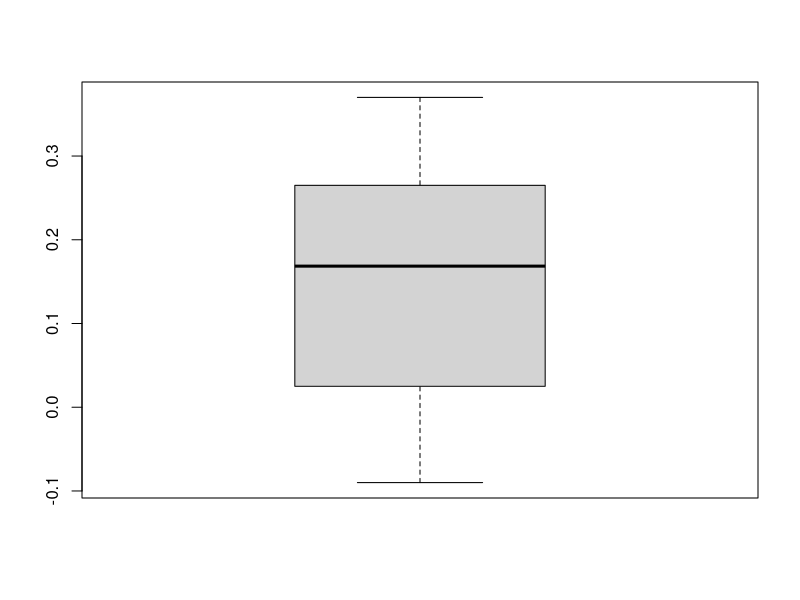
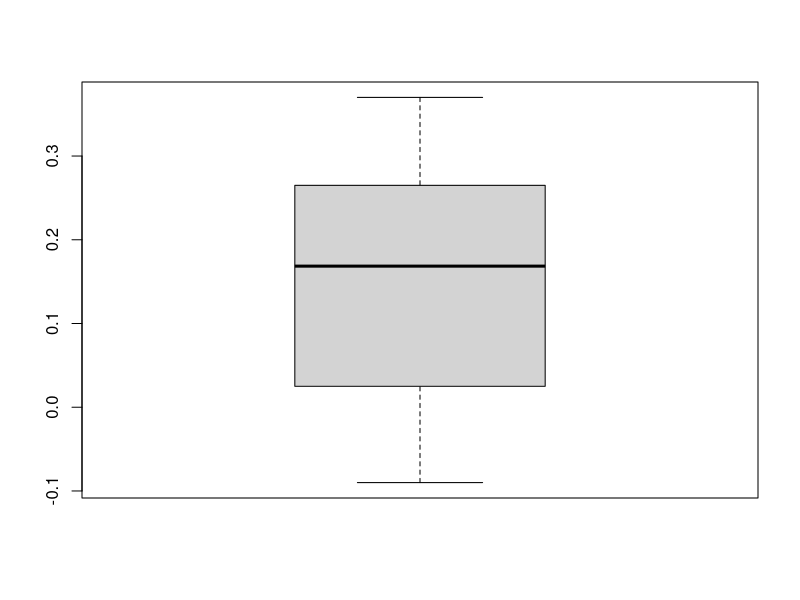
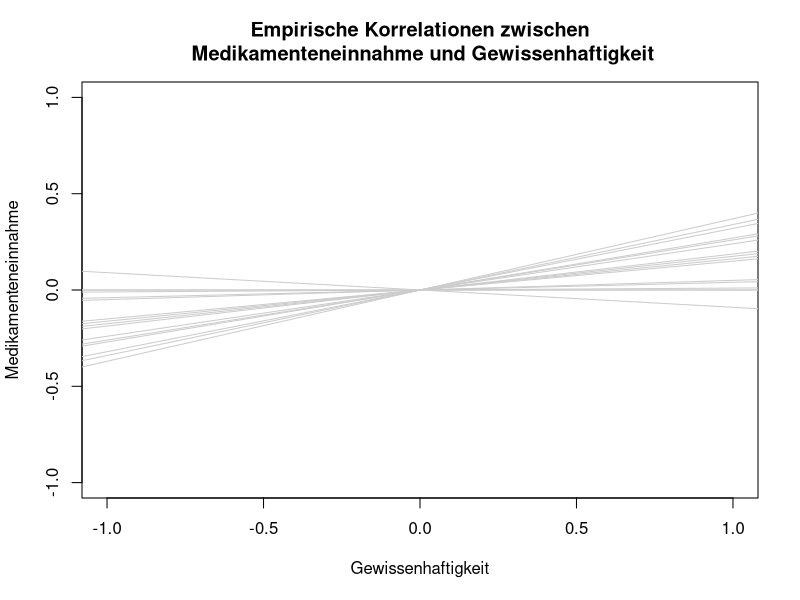
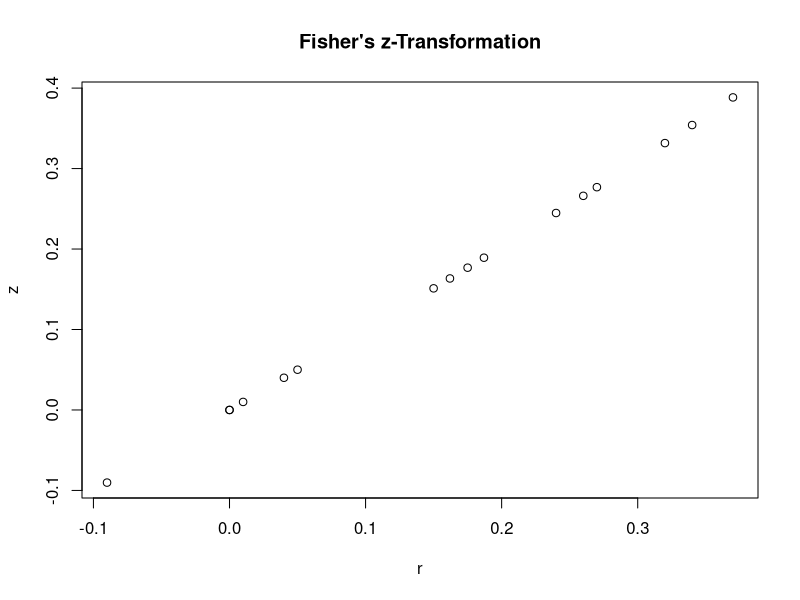
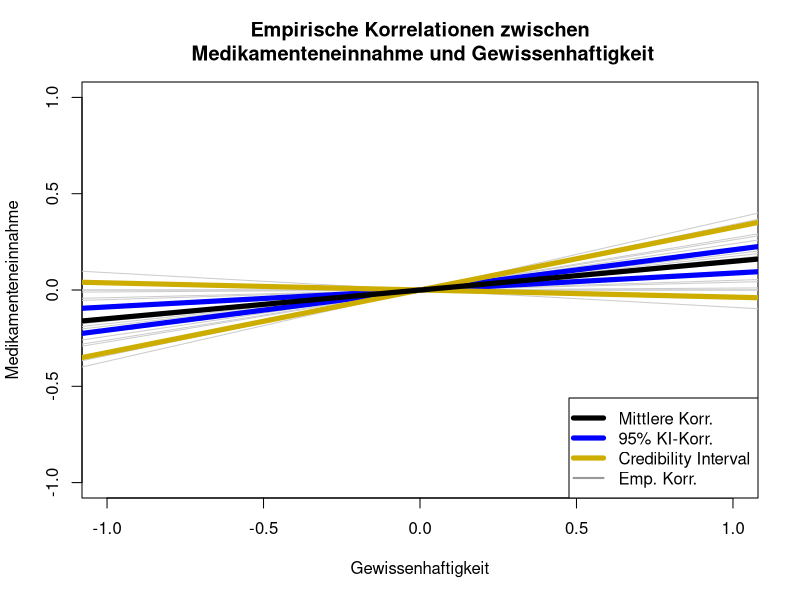
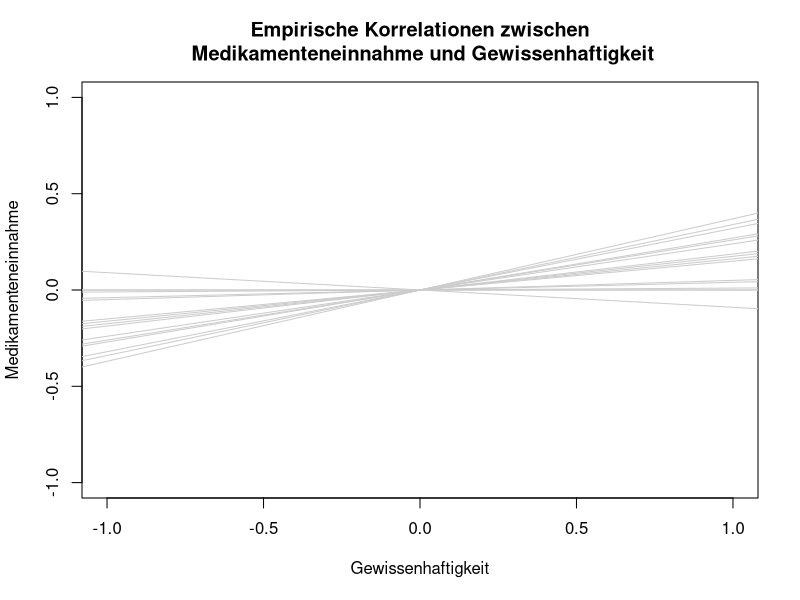
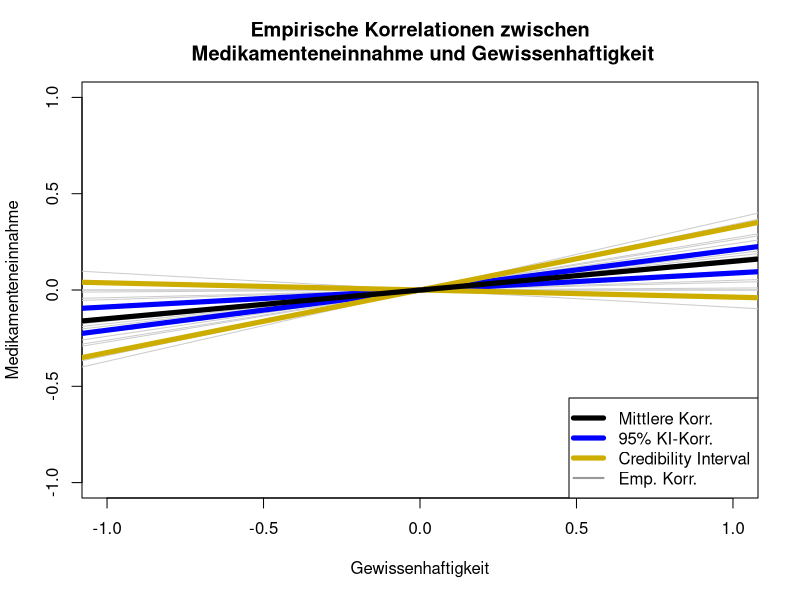
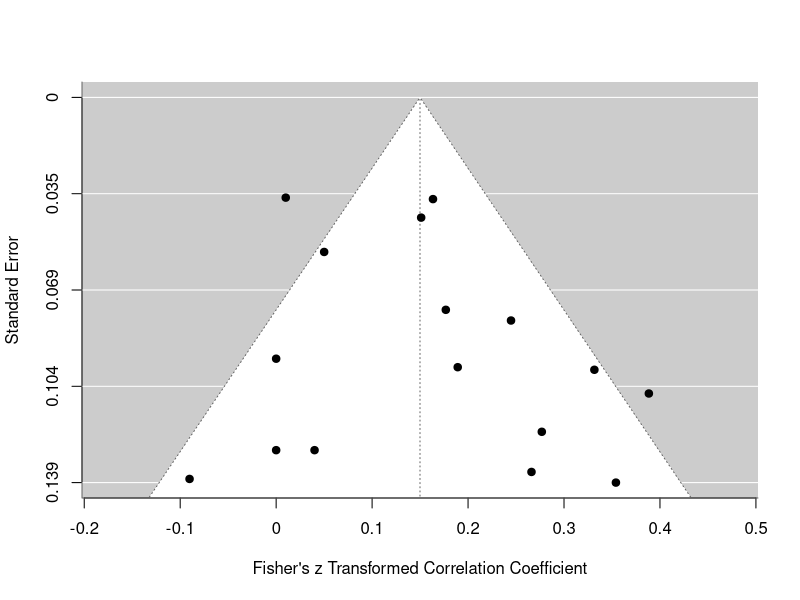

R code for these plots, in order:
## ---- chunk 1
# Aktuell sollen die global options für die Kompilierung auf den default Einstellungen gelassen werden
## ---- chunk 2
library(metafor)
## ---- chunk 3
head(dat.molloy2014)
## ---- chunk 4
knitr::kable(head(dat.molloy2014))
## ---- chunk 5
summary(dat.molloy2014$ri)
## ---- chunk 6
boxplot(dat.molloy2014$ri)
## ---- chunk 7
boxplot_cors <- boxplot(dat.molloy2014$ri)
## ---- chunk 8
quantile(dat.molloy2014$ri, probs = c(0.1, 0.9))
## ---- chunk 9
plot(NA, xlim = c(-1,1), ylim = c(-1,1), xlab = "Gewissenhaftigkeit", ylab = "Medikamenteneinnahme",
     main = "Empirische Korrelationen zwischen\n Medikamenteneinnahme und Gewissenhaftigkeit")
for(i in 1:length(dat.molloy2014$ri))
{
     abline(a = 0, b = dat.molloy2014$ri[i], col = "grey80")
}
## ---- chunk 10
data_transformed <- escalc(measure="ZCOR", ri=ri, ni=ni,
                           data=dat.molloy2014, 
                           var.names = c("z_ri", "v_ri"))
head(data_transformed)
## ---- chunk 11
data_transformed_2 <- escalc(measure="ZCOR", ri=dat.molloy2014$ri,
                             ni=dat.molloy2014$ni, 
                             var.names = c("z_ri", "v_ri"))
head(data_transformed_2)
## ---- chunk 12
data_transformed$v_ri[1:4]
1/(dat.molloy2014$ni - 3)[1:4] 
## ---- chunk 13
plot(x = data_transformed$ri, y = data_transformed$z_ri, 
     xlab = "r", ylab = "z",
     main = "Fisher's z-Transformation")
## ---- chunk 14
REM <- rma(yi = z_ri, vi = v_ri, data=data_transformed)
summary(REM)
## ---- chunk 15
names(REM)
## ---- chunk 16
REM$b
REM$tau2
## ---- chunk 17
predict(REM, transf=transf.ztor)
## ---- chunk 18
pred_REM <- predict(REM, transf=transf.ztor)
names(pred_REM)
pred_REM$pred # retransformierter gepoolter Korrelationskoeffizient
## ---- chunk 19
plot(NA, xlim = c(-1,1), ylim = c(-1,1), xlab = "Gewissenhaftigkeit", ylab = "Medikamenteneinnahme",
     main = "Empirische Korrelationen zwischen\n Medikamenteneinnahme und Gewissenhaftigkeit")
for(i in 1:length(dat.molloy2014$ri))
{
     abline(a = 0, b = dat.molloy2014$ri[i], col = "grey80")
}
abline(a = 0, b = pred_REM$ci.lb, col = "blue", lwd = 5)
abline(a = 0, b = pred_REM$ci.ub, col = "blue", lwd = 5)
abline(a = 0, b = pred_REM$cr.lb, col = "gold3", lwd = 5)
abline(a = 0, b = pred_REM$cr.ub, col = "gold3", lwd = 5)
abline(a = 0, b = pred_REM$pred, col = "black", lwd = 5)
legend(x = "bottomright", col = c("black", "blue", "gold3", "grey60"), pch = NA, lwd = c(5,5,5,2),
       legend = c("Mittlere Korr.", "95% KI-Korr.", "Credibility Interval", "Emp. Korr."))
## ---- chunk 20
df <- data.frame(r = c(0.3, 0.3, 0.5, 0.4), 
                 RelX = c(0.6, 0.8, 1, 1), 
                 RelY = c(0.5, 0.7, 0.8, 1), 
                 n = c(65, 65, 34, 46))
head(df)
## ---- chunk 21
df$r_correct <- df$r/sqrt(df$RelX*df$RelY)
head(df)
## ---- chunk 22
plot(NA, xlim = c(-1,1), ylim = c(-1,1), xlab = "Gewissenhaftigkeit", ylab = "Medikamenteneinnahme",
     main = "Empirische Korrelationen zwischen\n Medikamenteneinnahme und Gewissenhaftigkeit")
for(i in 1:length(dat.molloy2014$ri))
{
     abline(a = 0, b = dat.molloy2014$ri[i], col = "grey80")
}
## ---- chunk 23
plot(NA, xlim = c(-1,1), ylim = c(-1,1), xlab = "Gewissenhaftigkeit", ylab = "Medikamenteneinnahme",
     main = "Empirische Korrelationen zwischen\n Medikamenteneinnahme und Gewissenhaftigkeit")
for(i in 1:length(dat.molloy2014$ri))
{
     abline(a = 0, b = dat.molloy2014$ri[i], col = "grey80")
}
abline(a = 0, b = pred_REM$ci.lb, col = "blue", lwd = 5)
abline(a = 0, b = pred_REM$ci.ub, col = "blue", lwd = 5)
abline(a = 0, b = pred_REM$cr.lb, col = "gold3", lwd = 5)
abline(a = 0, b = pred_REM$cr.ub, col = "gold3", lwd = 5)
abline(a = 0, b = pred_REM$pred, col = "black", lwd = 5)
legend(x = "bottomright", col = c("black", "blue", "gold3", "grey60"), pch = NA, lwd = c(5,5,5,2),
       legend = c("Mittlere Korr.", "95% KI-Korr.", "Credibility Interval", "Emp. Korr."))
## ---- chunk 24
# funnel plot
funnel(REM)
## ---- chunk 25
trimfill(REM, estimator = "R0")
## ---- chunk 26
funnel(trimfill(REM, estimator = "R0"))
## ---- chunk 27
# forest plot
forest(REM)
## ---- chunk 28
# kumulativer Forest Plot
forest(cumul.rma.uni(REM))
